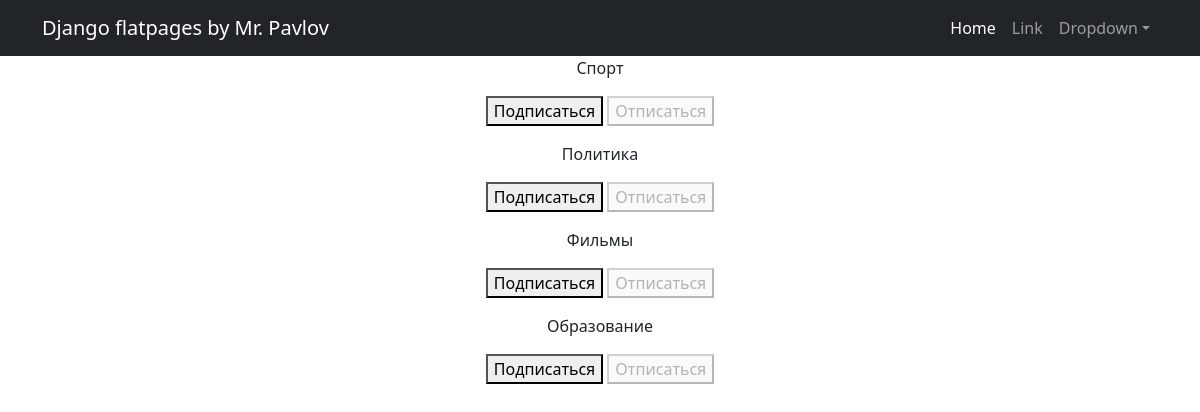
/posts/subscriptions/ (signed in), run on an earlier commit of the app's database.
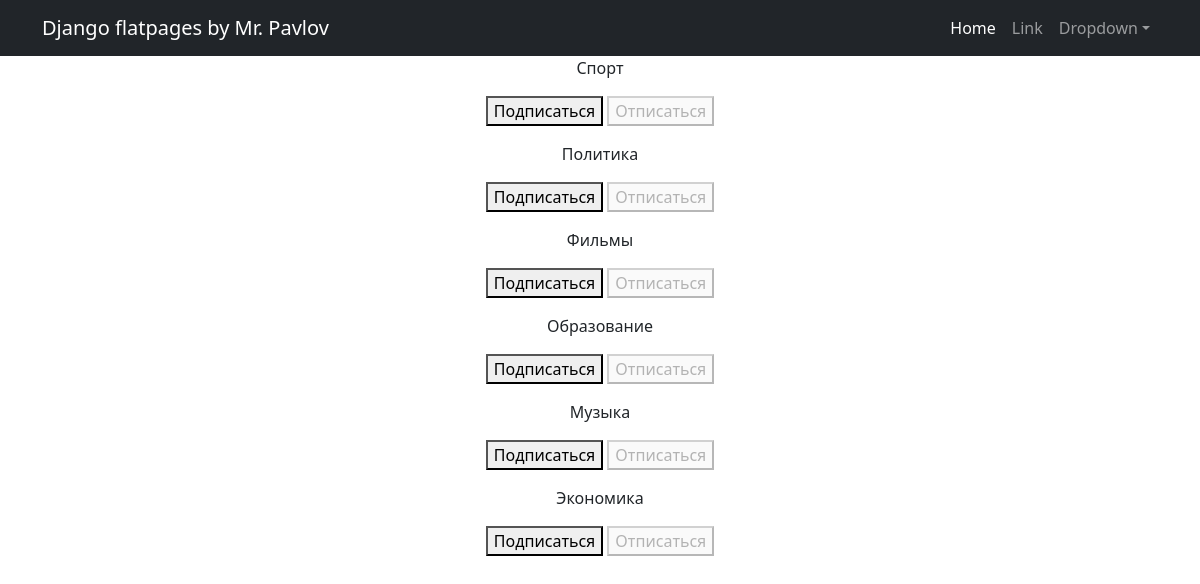
And on a later commit of the database.
### news/models.py (models this page shows, shortened)
class Category(models.Model):
    topic = models.CharField(max_length=2, choices=TOPICS, default=politic, unique=True)
    subscribers = models.ManyToManyField(User, through='Subscriber', related_name = 'categories')

### news/views.py (the view, shortened to what this page needs)
# urls.py: path('subscriptions/', subscription, name= 'subscription'),
@login_required
@csrf_protect
def subscription(request):
    categories_with_subscriptions = Category.objects.annotate(
        user_subscribed = Exists(
            Subscriber.objects.filter(
                user = request.user,
                category = OuterRef('pk'),
            )
        )
    )
    return render(
        request,
        'subscriptions.html',
        {'categories': categories_with_subscriptions}
    )

### templates/subscriptions.html (shortened to what this page needs)
{% extends 'flatpages/default.html' %}
{% block content %}
    {% for category in categories  %}
        <p>
            {{ category.get_topic_display }}
            <form method="post">
                {% if category.user_subscribed %}
                    <button disabled>Подписаться</button>
                    <button name="action" value="unsubscribe">Отписаться</button>
                {% else %}
                    <button name="action" value="subscribe">Подписаться</button>
                    <button disabled>Отписаться</button>
                {% endif %}
            </form>
        </p>
    {% endfor %}
{% endblock content %}

What changed in the data, as far as the page shows it:
added Category: topic "Музыка", shows "Подписаться"
added Category: topic "Экономика", shows "Подписаться"
